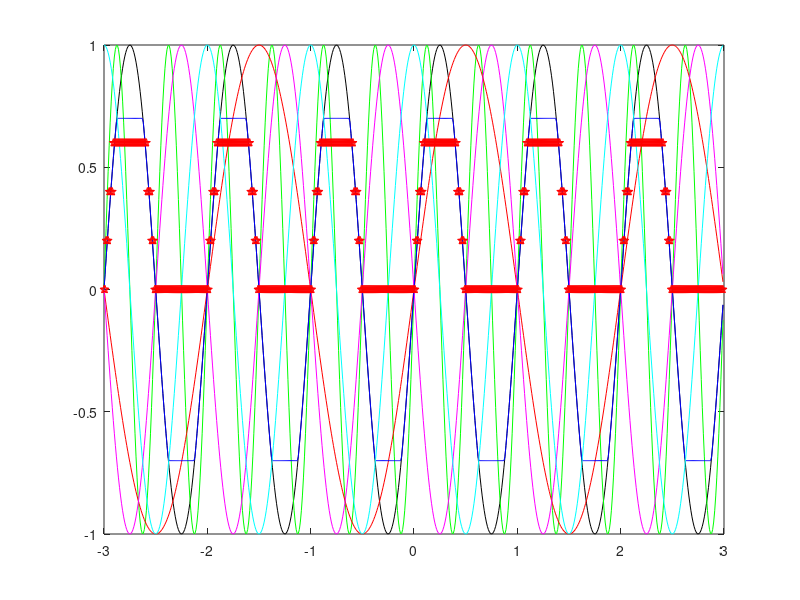

MATLAB code to generate this figure:
a=1;

fm = 100;
ini = -3;
fin = 3;

T = 1/fm;
t = ini : T : fin - T;

Y_sin = sin(2 *pi*t);

factor = 2;

# Expansion
Y_sin_exp =  sin(2 * pi * t * factor);

# Compresion
Y_sin_cmp = sin(2 * pi * t * 1/factor);

# Inversion
Y_sin_inv = sin(2 * pi * t * -1);

# Rectificacion
Y_sin_rct = Y_sin;
f_rct = 0.7;

for i = 1 : length(t)
    if Y_sin_rct(i) > f_rct
        Y_sin_rct(i) = f_rct;
    endif
    
    if Y_sin_rct(i) < -f_rct
        Y_sin_rct(i) = -f_rct;
    endif
endfor

# Traslacion
phi = 0.5 * pi;
Y_sin_trs = sin(2 * pi * t + phi);

# Cuantizacion

Y_sin_cnt = Y_sin_rct; # tomo la ya rectificada
N = 3;
H = 0.2;

for i = 1 : length(t)
    if Y_sin_cnt(i) < 0
        Y_sin_cnt(i) = 0;
    else
        Y_sin_cnt(i) = H*round(Y_sin_cnt(i)/H);
    endif
endfor

# Imprime todo

plot(t, Y_sin, 'k', t, Y_sin_exp, 'g', t, Y_sin_cmp, 'r', t, Y_sin_inv, 'm', t, Y_sin_rct, 'b', t, Y_sin_trs, 'c', t, Y_sin_cnt, 'pr');

